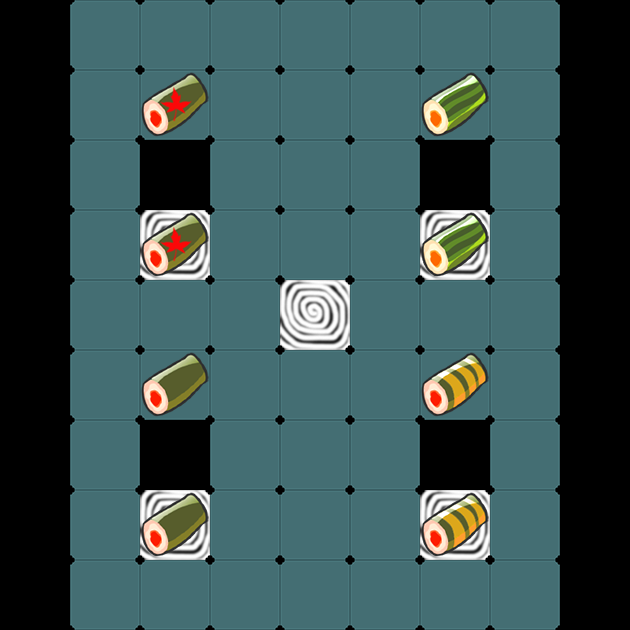

Tiled map render using the project's own tile images. Description and the map definition, with tile-layer contents summarised, below:
An orthogonal 9x9 tile map with 70x70 px tiles, 3 tile layers (gridLayer, portalSrcLayer, portalDestLayer), 2 hidden layers not drawn.

<map version="1.0" orientation="orthogonal" renderorder="right-down" width="9" height="9" tilewidth="70" tileheight="70">
 <tileset firstgid="1" name="sushi" tilewidth="70" tileheight="70" spacing="2" margin="2">
  <image source="../w640/sushi.png" width="722" height="218" />
 </tileset>
 <layer name="gridLayer" width="9" height="9">
  <data>[81 cells, 59 non-empty, 2 distinct tile ids]</data>
 </layer>
 <layer name="clipperLayer" width="9" height="9" visible="0">
  <data>[81 cells, 59 non-empty, 1 distinct tile ids]</data>
 </layer>
 <layer name="producerLayer" width="9" height="9" visible="0">
  <data>[81 cells, 7 non-empty, 1 distinct tile ids]</data>
 </layer>
 <layer name="portalSrcLayer" width="9" height="9">
  <data>[81 cells, 4 non-empty, 4 distinct tile ids]</data>
 </layer>
 <layer name="portalDestLayer" width="9" height="9">
  <data>[81 cells, 4 non-empty, 4 distinct tile ids]</data>
 </layer>
</map>
